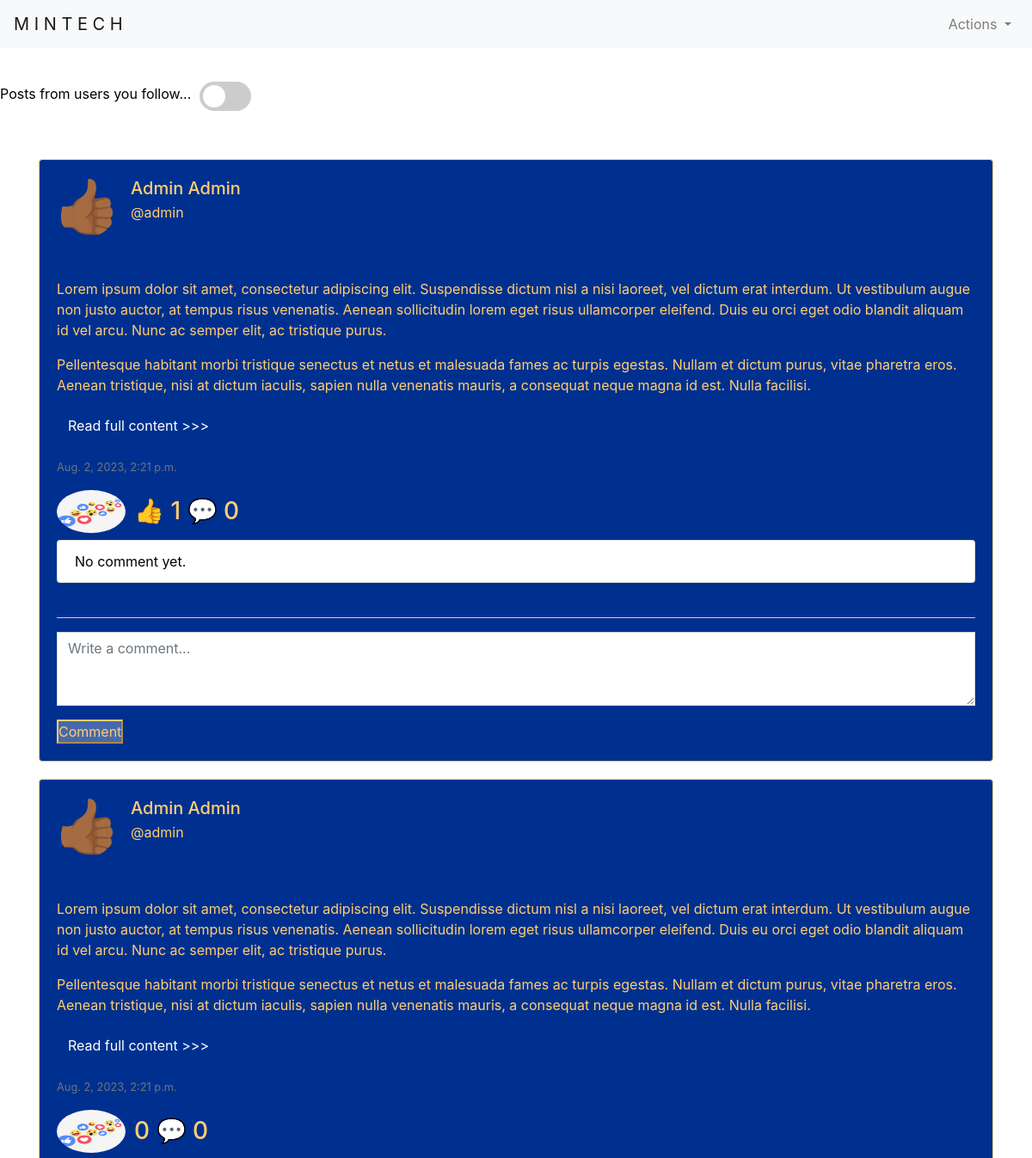
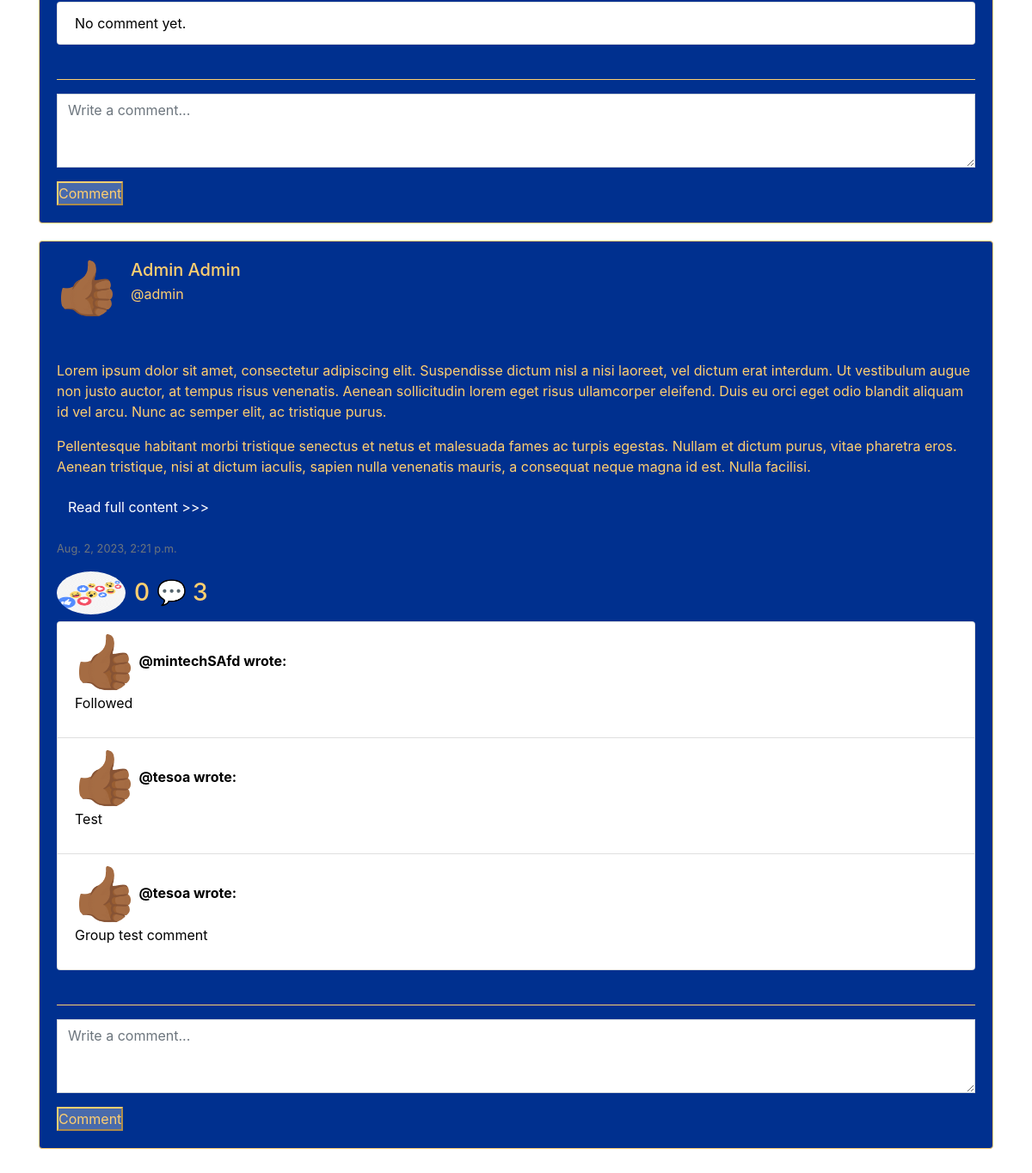
/following (signed in), run on the app's committed database (2 pictures, top to bottom).
### minsocial/models.py (models this page shows, shortened)
class Post(models.Model):
    user = models.ForeignKey(User, on_delete=models.CASCADE, blank=True, null=True, related_name="post_user")
    postContent = models.TextField(blank=True)
    timestamp = models.DateTimeField(auto_now_add=True)
    post_image = models.ImageField(upload_to='post_image/', null=True, blank=True)

class User(AbstractUser):
    profile_pics = models.ImageField(upload_to='profile_pics/', null=True, blank=True)
    phone_number = models.CharField(max_length=20, null=True, blank=True)
    about = models.TextField(null=True, blank=True)

class Comment(models.Model):
    author = models.ForeignKey(User, on_delete=models.CASCADE, blank=True, null=True, related_name="userComment")
    post = models.ForeignKey(Post, on_delete=models.CASCADE, blank=True, null=True, related_name="postComment")
    message = models.CharField(max_length=10000)

### minsocial/views.py (the view)
# urls.py: path("following", views.following, name="following"),
@login_required
def following(request):
    if not request.user.is_authenticated:
        return render(request, "network/error.html")
    current_user = User.objects.get(pk=request.user.id)
    following = Follow.objects.filter(following=current_user)
    followingPosts = Post.objects.filter(user__in=[f.follower for f in following]).order_by('-timestamp')
    paginator = Paginator(followingPosts, 10)  # Show 10 contacts per page.
    page_number = request.GET.get('page')
    page_post = paginator.get_page(page_number)
    return render(request, "network/following.html", {
        "page_post": page_post
    })

### minsocial/templatetags/my_filters.py (called while the page is built)
@register.filter
def split_paragraphs(value):
    return value.split('\n')

### minsocial/templates/network/following.html (shortened to what this page needs)
{% extends "network/layout.html" %}
{% load custom_tags %}
{% load my_filters %}
{% load static %}
{% block body %}
<br>
<div class="index-container center-content">
  <div class="horizontal-container">
Posts from users you follow... <label style="margin-top: 15px;" class="switch">
  <span class="slider round" id="toggleButton" onclick="toggleBackgroundColor()"></span>
</label>
</div>
<br>
<br>
{% for posts in page_post %}
<div class="container">
<div class="card">
    <div class="card-body">
        <div class="d-flex align-items-center">
          {% if posts.user.profile_pics %}
          <a href="{% url 'profile' user_id=posts.user.id %}">
            <img src="{{ posts.user.profile_pics.url }}" class="rounded-circle" width="70" height="70">
          </a>
          {% else %}
          <a href="{% url 'profile' user_id=posts.user.id %}">
            <img src="/media/post_image/hand.gif" class="rounded-circle" width="70" height="70">
          </a>
          {% endif %}
      <div class="ml-3">
        <h5 class="card-title mb-1">
        <a class="card-title" style="text-decoration: none;" href="{% url 'profile' user_id=posts.user.id %}">{{posts.user.first_name}} {{posts.user.last_name}}
        </h5>
        <p class="mb-0">
          <p>@{{posts.user.username}}</p></a>
        </p>
      </div>
        </div>
        <br>
        <br>
        <div class="card-text" id="content_{{ posts.id }}">
          {% for paragraph in posts.postContent|split_paragraphs %}
            {% if forloop.counter <= 10 %}
              <p>{{ paragraph|urlize }}</p>
            {% endif %}
          {% endfor %}
          {% if posts.postContent|split_paragraphs|length > 2 %}
            <a href="{% url 'post_content' post_id=posts.id %}">
              <p class="btn btn-link read-more" data-post="{{ posts.id }}">Read full content >>></p>
            </a>
          {% endif %}
      </div>
      <p class="card-text"><small class="text-muted">{{ posts.timestamp }}</small></p>
      {% include 'network/likes.html' %}
      {% include 'network/comments.html' %}
    </div>
</div>
</div>
  {% endfor %}
</div>
</div>
{% endblock %}

### minsocial/templates/network/likes.html (shortened to what this page needs)
{% load custom_tags %}
{% load my_filters %}
{% load static %}
<div class="horizontal-container">
  <div class="">
    <h3 class="like-btn" data-post-id="{{ posts.id }}">
      <img src="/media/post_image/react.png" class="rounded-circle" alt="Shock" width="80" height="50">
    </h3>
  </div>
  {% with total_count=posts.postLove.count|add:posts.postHaha.count|add:posts.postSad.count|add:posts.postShock.count|add:posts.post_like.count %}
  <h3 onclick="opensModal('{{ posts.id }}')">
    {% if posts.post_like.count > 0 %}
      👍
    {% endif %}
    <span style="color: #FFCF70;">{{ total_count }}</span> 💬 {{ posts.postComment.count }}
  </h3>
{% endwith %}
</div>

### minsocial/templates/network/comments.html (shortened to what this page needs)
{% load custom_tags %}
{% load my_filters %}
{% load static %}
<ul class="list-group">
    {% for comment in posts.postComment.all|slice:":3" %}
      <li class="list-group-item">
        {% if comment.author.profile_pics %}
        <a href="{% url 'profile' user_id=comment.author.id %}">
          <img src="{{ comment.author.profile_pics.url }}" class="rounded-circle" width="70" height="70">
        </a>
        {% else %}
        <a href="{% url 'profile' user_id=comment.author.id %}">
          <img src="/media/post_image/hand.gif" class="rounded-circle" width="70" height="70">
        </a>
        {% endif %}
        <strong><a href="{% url 'profile' user_id=comment.author.id %}"><span style="color: black;">@{{ comment.author.username }}</span></a> <span style="color: black;"> wrote:</span></strong>
        <div class="card-text" id="content_{{ comment.id }}">
          {% for paragraph in comment.message|split_paragraphs|slice:":8" %}
            <p style="color: black;">{{ paragraph|urlize }}</p>
          {% endfor %}
        </div>
      </li>
    {% empty %}
      <li class="list-group-item" style="color: black;">No comment yet.</li>
    {% endfor %}
  </ul>
  <br>
  <hr style="border-color: #FFCF70;">
        {% if user.is_authenticated %}
        <form action="{% url 'addComment' post_id=posts.id %}" method="POST">
          <div class="form-group">
            <span class="comment-field">
            <textarea type="text" id="new-comment" name="newComment" class="form-control rounded-0 shadow-none" rows="3" placeholder="Write a comment..."></textarea>
          </span>
          </div>
            <span class="btn-comment">
            <button class="submit-button" type="submit" id="comment-btn">
              Comment
            </button>
          </span>
        </form>
        {% endif %}

### minsocial/static/network/styles.css (style rules this page uses)
body { background-color: white; color: black; }
* { margin: 0; padding: 0; box-sizing: border-box; }
.read-more { color: white; }
.card { background-color: #00308F; color: #FFCF70; border-color: #FFCF70;; }
.switch { position: relative; display: inline-block; width: 60px; height: 34px; }
.slider { position: absolute; cursor: pointer; top: 0; left: 0; right: 0; bottom: 0; background-color: #ccc; -webkit-transition: .4s; transition: .4s; }
.slider:before { position: absolute; content: ""; height: 26px; width: 26px; left: 4px; bottom: 4px; background-color: white; -webkit-transition: .4s; transition: .4s; }
.slider.round { border-radius: 34px; }
.slider.round:before { border-radius: 50%; }
.index-container { background-color: white; color: black; min-height: 100vh; }
@media screen and (min-width: 769px) { .index-container { margin: 0 ; } }
.card-body { color: #FFCF70; }
.submit-button { color: #FFCF70; border-color: #FFCF70;; }
.card-title { color: #FFCF70; }
.container { margin-bottom: 20px }
.horizontal-container { display: flex; align-items: center; gap: 10px; }

### data on the page
Post: user.first_name "Admin", user.last_name "Admin", user.username "admin", postContent "Lorem ipsum dolor sit amet, consectetur adipiscing elit. Suspendisse dictum nisl a nisi laoreet, vel dictum erat interdum. Ut vestibulum augue non justo auctor, at tempus risus venenatis. Aenean sollicitudin lorem eget risus ullamcorper eleifend. Duis eu orci eget odio blandit aliquam id vel arcu. Nunc ac semper elit, ac tristique purus." "Pellentesque habitant morbi tristique senectus et netus et malesuada fames ac turpis egestas. Nullam et dictum purus, vitae pharetra eros. Aenean tristique, nisi at dictum iaculis, sapien nulla venenatis mauris, a consequat neque magna id est. Nulla facilisi.", timestamp "Aug. 2, 2023, 2:21 p.m.", postLove "1", postComment.count "0"
Post: user.first_name "Admin", user.last_name "Admin", user.username "admin", postContent "Lorem ipsum dolor sit amet, consectetur adipiscing elit. Suspendisse dictum nisl a nisi laoreet, vel dictum erat interdum. Ut vestibulum augue non justo auctor, at tempus risus venenatis. Aenean sollicitudin lorem eget risus ullamcorper eleifend. Duis eu orci eget odio blandit aliquam id vel arcu. Nunc ac semper elit, ac tristique purus." "Pellentesque habitant morbi tristique senectus et netus et malesuada fames ac turpis egestas. Nullam et dictum purus, vitae pharetra eros. Aenean tristique, nisi at dictum iaculis, sapien nulla venenatis mauris, a consequat neque magna id est. Nulla facilisi.", timestamp "Aug. 2, 2023, 2:21 p.m.", postLove "0", postComment.count "0"
Post: user.first_name "Admin", user.last_name "Admin", user.username "admin", postContent "Lorem ipsum dolor sit amet, consectetur adipiscing elit. Suspendisse dictum nisl a nisi laoreet, vel dictum erat interdum. Ut vestibulum augue non justo auctor, at tempus risus venenatis. Aenean sollicitudin lorem eget risus ullamcorper eleifend. Duis eu orci eget odio blandit aliquam id vel arcu. Nunc ac semper elit, ac tristique purus." "Pellentesque habitant morbi tristique senectus et netus et malesuada fames ac turpis egestas. Nullam et dictum purus, vitae pharetra eros. Aenean tristique, nisi at dictum iaculis, sapien nulla venenatis mauris, a consequat neque magna id est. Nulla facilisi.", timestamp "Aug. 2, 2023, 2:21 p.m.", postLove "0", postComment.count "3"
Comment: author.username "mintechSAfd", message "Followed"
Comment: author.username "tesoa", message "Test"
Comment: author.username "tesoa", message "Group test comment"
